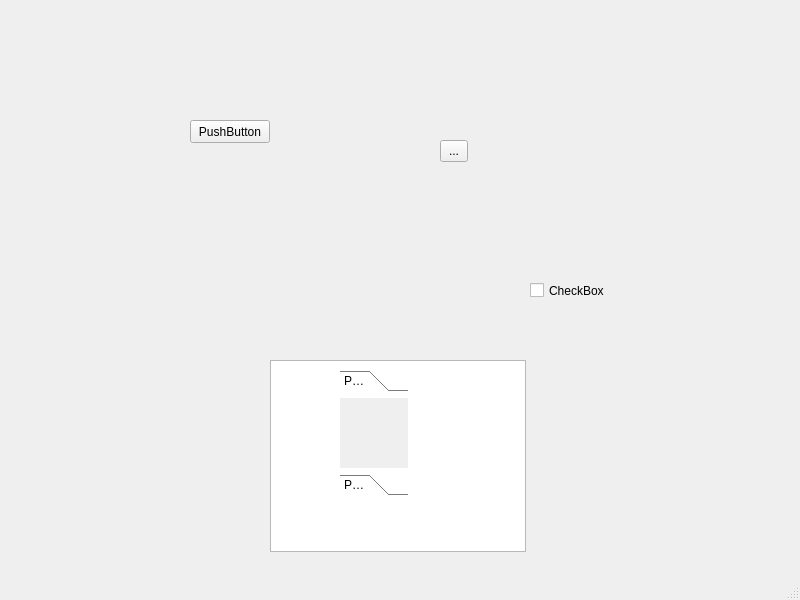
<?xml version="1.0" encoding="UTF-8"?>
<ui version="4.0">
 <class>MainWindow</class>
 <widget class="QMainWindow" name="MainWindow">
  <property name="geometry">
   <rect>
    <x>0</x>
    <y>0</y>
    <width>800</width>
    <height>600</height>
   </rect>
  </property>
  <property name="windowTitle">
   <string>MainWindow</string>
  </property>
  <widget class="QWidget" name="centralwidget">
   <widget class="QPushButton" name="pushButton">
    <property name="geometry">
     <rect>
      <x>190</x>
      <y>120</y>
      <width>80</width>
      <height>23</height>
     </rect>
    </property>
    <property name="text">
     <string>PushButton</string>
    </property>
   </widget>
   <widget class="QToolButton" name="toolButton">
    <property name="geometry">
     <rect>
      <x>440</x>
      <y>140</y>
      <width>28</width>
      <height>22</height>
     </rect>
    </property>
    <property name="text">
     <string>...</string>
    </property>
   </widget>
   <widget class="QColumnView" name="columnView">
    <property name="geometry">
     <rect>
      <x>270</x>
      <y>360</y>
      <width>256</width>
      <height>192</height>
     </rect>
    </property>
   </widget>
   <widget class="QToolBox" name="toolBox">
    <property name="geometry">
     <rect>
      <x>340</x>
      <y>370</y>
      <width>68</width>
      <height>126</height>
     </rect>
    </property>
    <property name="currentIndex">
     <number>0</number>
    </property>
    <widget class="QWidget" name="page">
     <property name="geometry">
      <rect>
       <x>0</x>
       <y>0</y>
       <width>68</width>
       <height>68</height>
      </rect>
     </property>
     <attribute name="label">
      <string>Page 1</string>
     </attribute>
    </widget>
    <widget class="QWidget" name="page_2">
     <property name="geometry">
      <rect>
       <x>0</x>
       <y>0</y>
       <width>98</width>
       <height>28</height>
      </rect>
     </property>
     <attribute name="label">
      <string>Page 2</string>
     </attribute>
    </widget>
   </widget>
   <widget class="QCheckBox" name="checkBox">
    <property name="geometry">
     <rect>
      <x>530</x>
      <y>280</y>
      <width>85</width>
      <height>21</height>
     </rect>
    </property>
    <property name="text">
     <string>CheckBox</string>
    </property>
   </widget>
  </widget>
  <widget class="QMenuBar" name="menubar">
   <property name="geometry">
    <rect>
     <x>0</x>
     <y>0</y>
     <width>800</width>
     <height>20</height>
    </rect>
   </property>
  </widget>
  <widget class="QStatusBar" name="statusbar"/>
 </widget>
 <resources/>
 <connections/>
</ui>
